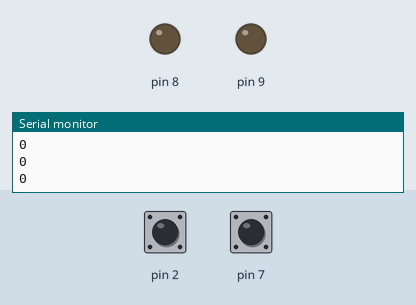
A sketch run on a simulated Arduino Uno, built with avr-gcc and run on an emulated ATmega328P. Parts: output pins drawn as LEDs (lit = HIGH), the last lines printed to the serial monitor. Inputs (shaded band) come from the test bench; at power-on: pin 2 HIGH, pin 7 HIGH.

Above: at 1.2 s.
1.3 s: pin 2 driven LOW
At 2.3 s:
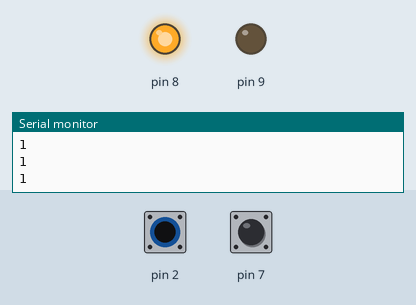
2.8 s: pin 7 pulled LOW for 0.15 s
At 3.6 s:
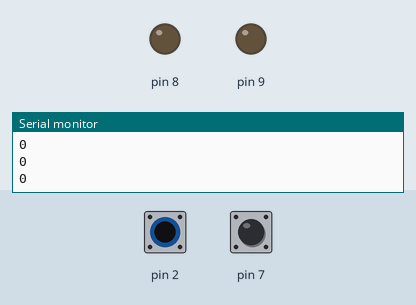
4.4 s: pin 2 pulsed HIGH 2 times (0.12 s each, 0.3 s apart)
At 5.8 s:
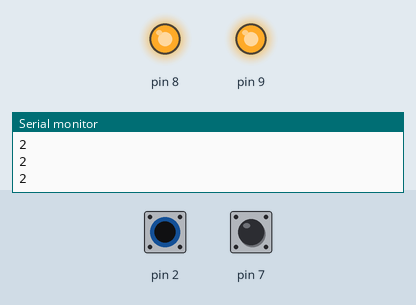
6.5 s: pin 7 pulled LOW for 1 s
At 7.2 s:
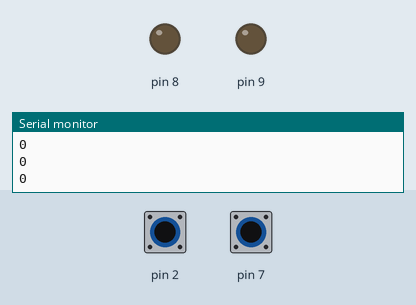
Timing chart, 0 to 9.5 s (numbered marks = the images above; inputs shaded):
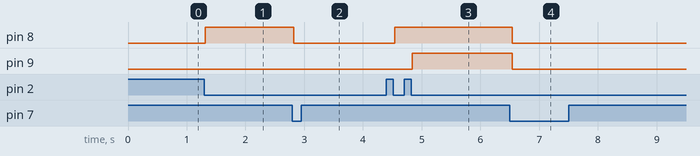

The sketch:

coin_collector.ino
```cpp
#define SENSOR_PIN 0x04 // 적외선 센서를 연결한 interrupt pin == 2번핀
#define RESET_BUTTON 0x80 // 동전 카운팅 초기화 시킬 버튼 == 7번핀
#define LED_1 0x01 // 동전 카운팅 LED 1 == 8번핀
#define LED_2 0x02 // 동전 카운팅 LED 2 == 9번핀

volatile int coinCount = 0;
volatile unsigned long lastSensorTriggerTime = 0; // 센서 마지막 감지 시간 저장
const unsigned long debounceDelayTime = 100; // 센서 디바운싱 시간 밀리초

void setup() {
  // Output
  DDRB = LED_1 | LED_2; // pin 8,9 as Output

  // Input
  DDRD &= ~SENSOR_PIN;
  DDRD &= ~RESET_BUTTON; // pin 2,7 as Input

  PORTD |= RESET_BUTTON;

  // Register settings for INT0
  EICRA |= 0x02; // falling edge
  EIMSK |= 0x01; // INT0(pin2) Enable

  // Register settings for PCINT2
  PCICR |= 0x04; // PCIE2 Enable
  PCMSK2 |= RESET_BUTTON; // PCINT23(pin7) Enable

  // Enable Interrupt
  sei();

  Serial.begin(9600);
}
void loop() {
  Serial.println(coinCount);

  if(coinCount == 0){
    PORTB &= ~LED_1; // turn off
    PORTB &= ~LED_2; // turn off
  }
  else if(coinCount == 1){
    PORTB |= LED_1; // turn on
    PORTB &= ~LED_2; // turn off
  }
  else if(coinCount >= 2){
    PORTB |= LED_1; // turn on
    PORTB |= LED_2; // turn on
  }

  delay(50);
}
// INT0 Interrupt for IR sensor
ISR(INT0_vect){
  unsigned long currentTime = millis(); // 현재 시간 가져오기

  if(currentTime - lastSensorTriggerTime > debounceDelayTime){
    if(coinCount < 2){
      coinCount++;
    }
    lastSensorTriggerTime = currentTime; // 마지막 감지 시간 업데이트
  }

  // for delaying function inside ISR
  for(uint16_t i = 0; i <= 60000; i++){
    asm("nop");
  }
}

// PCINT2 Interrupt for Reset Button
ISR(PCINT2_vect){
  if(!(PIND & RESET_BUTTON))
  // 버튼 안누르면 1xxxxxxx & 10000000 = 10000000인데 ! 때문에 false 됨.
  // 누르면 0xxxxxxx & 10000000 = 00000000인데 ! 때문에 true 됨.
  {
    coinCount = 0;
  }

  // for delaying function inside ISR
  for(uint16_t i = 0; i <= 30000; i++){
    asm("nop");
  }
}
```

Measured:
- after the input at 1.3 s, pin 8: LOW → HIGH at once
- after the input at 2.8 s, pin 8: HIGH → LOW at once
- after the input at 4.4 s, pin 8: LOW → HIGH after 0.14 s; pin 9: LOW → HIGH after 0.44 s
- after the input at 6.5 s, pin 8, pin 9: HIGH → LOW at once
